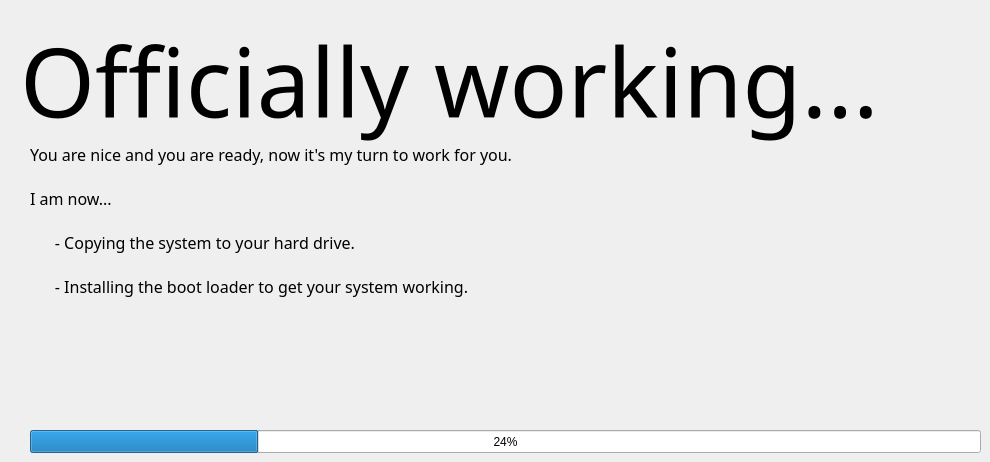
    <widget class="QWidget" name="tab_7">
     <attribute name="title">
      <string>Working...</string>
     </attribute>
     <widget class="QLabel" name="label_16">
      <property name="geometry">
       <rect>
        <x>20</x>
        <y>20</y>
        <width>921</width>
        <height>121</height>
       </rect>
      </property>
      <property name="font">
       <font>
        <family>文泉驿微米黑</family>
        <pointsize>72</pointsize>
       </font>
      </property>
      <property name="text">
       <string>Officially working...</string>
      </property>
     </widget>
     <widget class="QProgressBar" name="progressBar">
      <property name="geometry">
       <rect>
        <x>30</x>
        <y>430</y>
        <width>951</width>
        <height>23</height>
       </rect>
      </property>
      <property name="value">
       <number>24</number>
      </property>
     </widget>
     <widget class="QLabel" name="label_17">
      <property name="geometry">
       <rect>
        <x>30</x>
        <y>140</y>
        <width>821</width>
        <height>161</height>
       </rect>
      </property>
      <property name="font">
       <font>
        <family>文泉驿微米黑</family>
        <pointsize>12</pointsize>
       </font>
      </property>
      <property name="text">
       <string>You are nice and you are ready, now it's my turn to work for you.

I am now...

      - Copying the system to your hard drive.

      - Installing the boot loader to get your system working.</string>
      </property>
     </widget>
    </widget>
